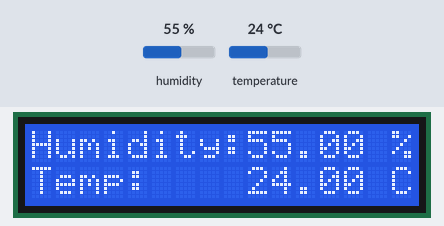
The sketch below on a simulated Arduino Uno, built with avr-gcc and run on an emulated ATmega328P. On the bench: 16×2 character LCD. The test bench sets the inputs (shaded band); at power-on: humidity 55 %, temperature 24 °C.

Above: at 2.2 s.
2.3 s: humidity set to 22 %
At 3.9 s:
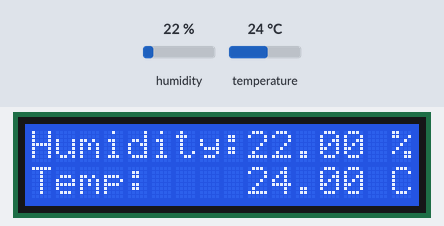
4.6 s: temperature set to 12 °C
At 6.3 s:
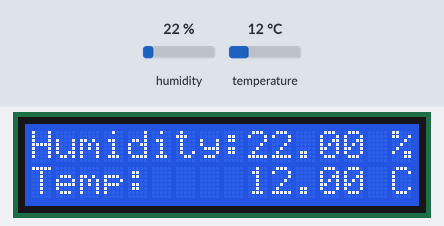
6.7 s: humidity set to 40 %
At 7.5 s:
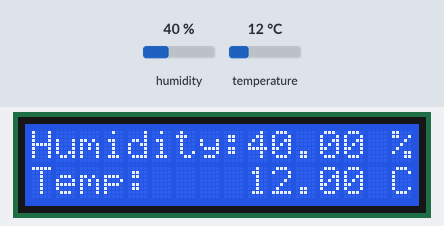
8.7 s: temperature set to 19 °C
At 10.0 s:
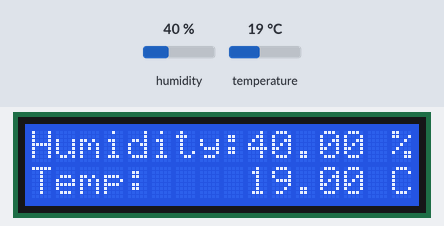
Timing chart, 0 to 11.7 s (numbered marks = the images above; inputs shaded):
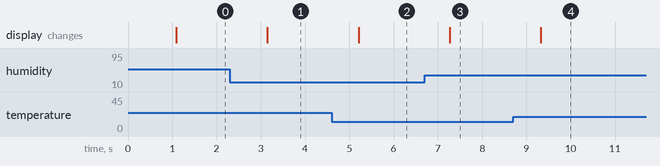

Measured:
- after the input at 2.3 s, the display: changes after 0.85 s (image 1)
- after the input at 4.6 s, the display: changes after 0.61 s (image 2)
- after the input at 6.7 s, the display: changes after 0.57 s (image 3)
- after the input at 8.7 s, the display: changes after 0.62 s (image 4)

The sketch:

Lesson_18_Temperature_humidity_sensor_DHT-11.ino
```cpp
/***********************************************************
File name: 18_DHT11.ino
Description: you can see the temperature and humidity data
             displayed on the LCD1602.
Website: www.uctronics.com
E-mail: sales@uctronics.com
Author: Lee
Date: 2017/01/16
***********************************************************/
#include <dht11.h>
#include <LiquidCrystal.h>
dht11 DHT11;
int DHT11PIN = A0;
LiquidCrystal lcd(7, 8, 9, 10, 11, 12);  //Define the connection LCD pin
/*
 * LCD RS pin to digital pin 7
 * LCD Enable pin to digital pin 8
 * LCD D4 pin to digital pin 9
 * LCD D5 pin to digital pin 10
 * LCD D6 pin to digital pin 11
 * LCD D7 pin to digital pin 12
 * LCD R/W pin to ground
 * LCD VSS pin to ground
 * LCD VCC pin to 5V
*/
void setup()
{
     lcd.begin(16, 2);   // set up the LCD's number of columns and rows:
     lcd.clear();        //Clears the LCD screen and positions the cursor in the upper-left corner
     delay(1000);        //Delay 1000ms
}

void loop()
{
    int chk = DHT11.read(DHT11PIN);
    lcd.setCursor(0, 0); // set the cursor to column 0, line 0
    lcd.print("Humidity:");// Print a message of "Humidity: "to the LCD.
    lcd.print((float)DHT11.humidity, 2);// Print a message of "Humidity: "to the LCD.
    lcd.print(" % "); // Print the unit of the centigrade temperature to the LCD.

    lcd.setCursor(0, 1); // set the cursor to column 0, line 1
    lcd.print("Temp:    ");// Print a message of "Temp: "to the LCD.
    lcd.print((float)DHT11.temperature, 2);// Print a centigrade temperature to the LCD.
    lcd.print(" C "); // Print the unit of the centigrade temperature to the LCD.
    delay(1000);
}
```
